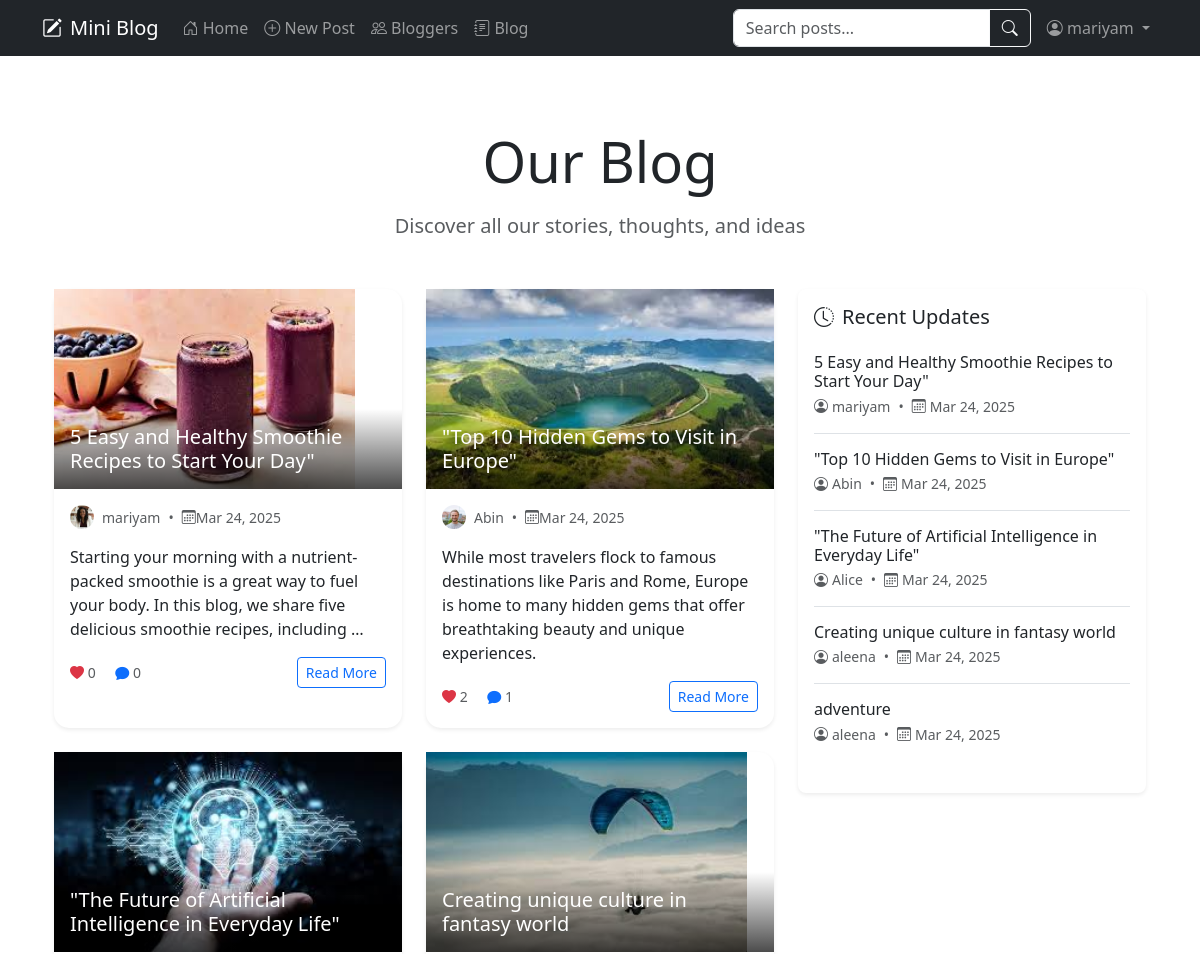
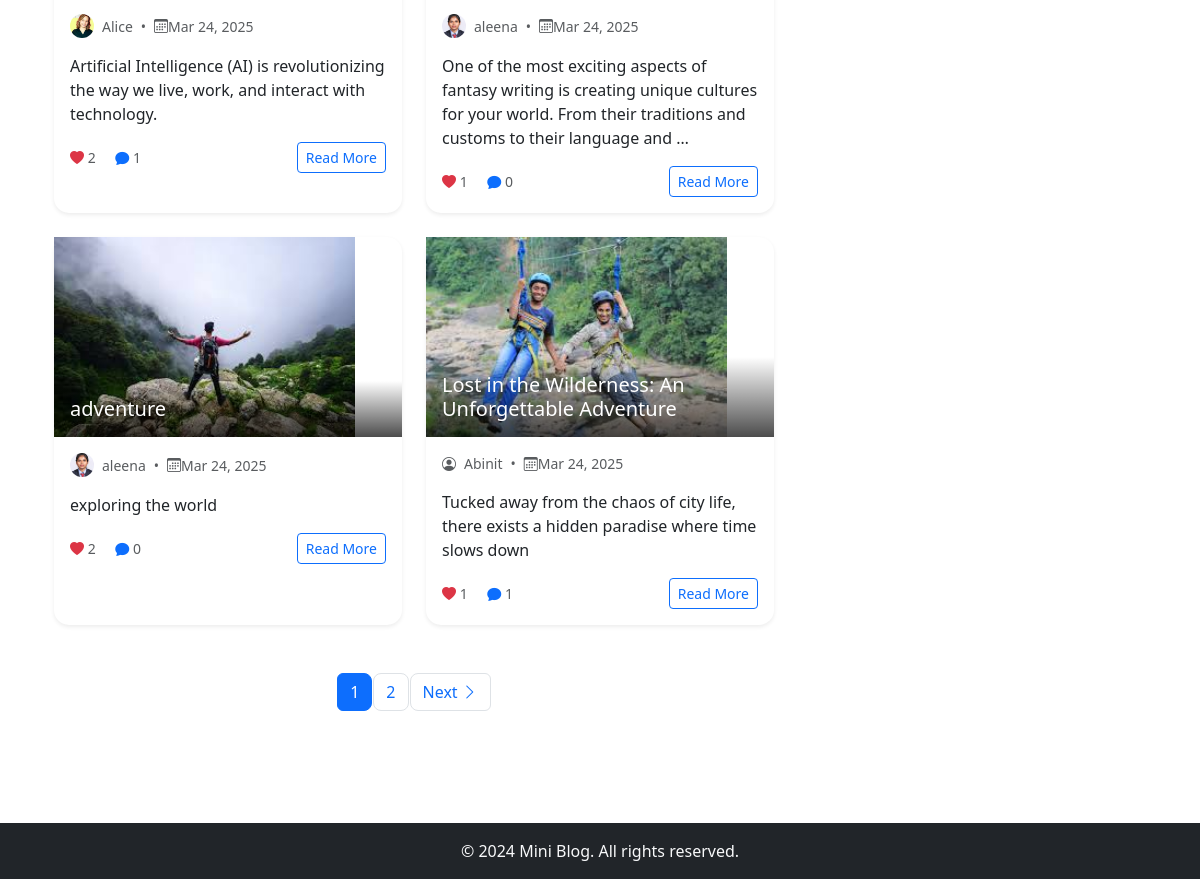
The app's page /blog/ (signed in) with its own data (2 pictures, top to bottom).
### blog/models.py (models this page shows, shortened)
class Post(models.Model):
    title = models.CharField(max_length=200)
    slug = models.SlugField(unique=True, blank=True)
    content = RichTextField()
    author = models.ForeignKey(User, on_delete=models.CASCADE)
    created_date = models.DateTimeField(auto_now_add=True)
    updated_date = models.DateTimeField(auto_now=True)
    image = models.ImageField(upload_to='blog_images/', blank=True, null=True)
    tags = TaggableManager()
    likes = models.ManyToManyField(User, related_name='blog_posts')
    total_likes = models.IntegerField(default=0)
    def total_likes(self):
        return self.likes.count()
    class Meta:
        ordering = ['-created_date']

class UserProfile(models.Model):
    user = models.OneToOneField(User, on_delete=models.CASCADE)
    bio = models.TextField(max_length=500, blank=True)
    profile_pic = models.ImageField(upload_to='profile_pics', default='default.jpg')

### blog/views.py (the view)
# urls.py: path('blog/', views.BlogListView.as_view(), name='blog'),
class BlogListView(ListView):
    model = Post
    template_name = 'blog/blog_list.html'
    context_object_name = 'posts'
    paginate_by = 6
    ordering = ['-created_date']
    def get_context_data(self, **kwargs):
        context = super().get_context_data(**kwargs)
        context['recent_posts'] = Post.objects.order_by('-created_date')[:5]
        return context

### blog/templates/blog/blog_list.html (shortened to what this page needs)
{% extends 'blog/base.html' %}
{% load static %}
{% block content %}
<div class="container py-5">
    <div class="text-center mb-5">
        <h1 class="display-4 mb-3">Our Blog</h1>
        <p class="lead text-muted">Discover all our stories, thoughts, and ideas</p>
    </div>
    <div class="row">
        <div class="col-lg-8">
            {% if posts %}
                <div class="row row-cols-1 row-cols-md-2 g-4">
                    {% for post in posts %}
                    <div class="col">
                        <article class="card h-100 border-0 shadow-sm hover-card">
                            {% if post.image %}
                            <div class="card-img-top position-relative">
                                <img src="{{ post.image.url }}" alt="{{ post.title }}" class="img-fluid" style="height: 200px; object-fit: cover;">
                                <div class="position-absolute bottom-0 start-0 p-3 w-100" style="background: linear-gradient(transparent, rgba(0,0,0,0.7));">
                                    <h5 class="card-title mb-0">
                                        <a href="{% url 'post_detail' post.slug %}" class="text-white text-decoration-none">{{ post.title }}</a>
                                    </h5>
                                </div>
                            </div>
                            {% else %}
                            <div class="card-body">
                                <h5 class="card-title">
                                    <a href="{% url 'post_detail' post.slug %}" class="text-decoration-none text-dark">{{ post.title }}</a>
                                </h5>
                            {% endif %}
                                <div class="card-body">
                                    <div class="mb-3 text-muted small">
                                        <div class="d-flex align-items-center">
                                            {% if post.author.userprofile.profile_pic %}
                                                <img src="{{ post.author.userprofile.profile_pic.url }}" class="rounded-circle me-2" width="24" height="24" style="object-fit: cover;">
                                            {% else %}
                                                <i class="bi bi-person-circle me-2"></i>
                                            {% endif %}
                                            {{ post.author }}
                                            <span class="mx-2">•</span>
                                            <i class="bi bi-calendar3"></i> {{ post.created_date|date:"M d, Y" }}
                                        </div>
                                    </div>
                                    <p class="card-text">{{ post.content|safe|truncatewords:25 }}</p>
                                    <div class="d-flex justify-content-between align-items-center">
                                        <div class="stats small text-muted">
                                            <span><i class="bi bi-heart-fill text-danger"></i> {{ post.total_likes }}</span>
                                            <span class="ms-3"><i class="bi bi-chat-fill text-primary"></i> {{ post.comments.count }}</span>
                                        </div>
                                        <a href="{% url 'post_detail' post.slug %}" class="btn btn-sm btn-outline-primary">Read More</a>
                                    </div>
                                </div>
                        </article>
                    </div>
                    {% endfor %}
                </div>
                {% if is_paginated %}
                <nav class="mt-5" aria-label="Page navigation">
                    <ul class="pagination justify-content-center">
                        {% for num in page_obj.paginator.page_range %}
                        <li class="page-item {% if page_obj.number == num %}active{% endif %}">
                            <a class="page-link" href="?page={{ num }}">{{ num }}</a>
                        </li>
                        {% endfor %}
                        {% if page_obj.has_next %}
                        <li class="page-item">
                            <a class="page-link" href="?page={{ page_obj.next_page_number }}">
                                Next <i class="bi bi-chevron-right"></i>
                            </a>
                        </li>
                        {% endif %}
                    </ul>
                </nav>
                {% endif %}
            {% else %}
                <div class="text-center py-5">
                    <i class="bi bi-journal-text display-1 text-muted mb-3"></i>
                    <h3>No Posts Available</h3>
                    <p class="text-muted">Check back later for new content!</p>
                </div>
            {% endif %}
        </div>
        <div class="col-lg-4">
            <div class="position-sticky" style="top: 2rem;">
                <div class="card border-0 shadow-sm rounded-3">
                    <div class="card-body">
                        <h5 class="card-title d-flex align-items-center mb-4">
                            <i class="bi bi-clock-history me-2"></i>
                            Recent Updates
                        </h5>
                        {% for post in recent_posts %}
                        <div class="recent-post mb-3 pb-3 {% if not forloop.last %}border-bottom{% endif %}">
                            <a href="{% url 'post_detail' post.slug %}" class="text-decoration-none">
                                <h6 class="mb-1 text-dark hover-title">{{ post.title }}</h6>
                            </a>
                            <div class="d-flex align-items-center text-muted small">
                                <i class="bi bi-person-circle me-1"></i>
                                <span>{{ post.author }}</span>
                                <span class="mx-2">•</span>
                                <i class="bi bi-calendar3 me-1"></i>
                                <span>{{ post.created_date|date:"M d, Y" }}</span>
                            </div>
                        </div>
                        {% empty %}
                        <p class="text-muted">No recent posts</p>
                        {% endfor %}
                    </div>
                </div>
            </div>
        </div>
    </div>
</div>
{% endblock %}

### blog/templates/blog/base.html (shortened to what this page needs)
<!DOCTYPE html>
<html lang="en">
<head>
    <link href="https://cdn.jsdelivr.net/npm/bootstrap@5.3.0/dist/css/bootstrap.min.css" rel="stylesheet">
    <link rel="stylesheet" href="https://cdn.jsdelivr.net/npm/bootstrap-icons@1.7.2/font/bootstrap-icons.css">
</head>
<body>
    <nav class="navbar navbar-expand-lg navbar-dark bg-dark mb-4">
        <div class="container">
            <a class="navbar-brand d-flex align-items-center" href="{% url 'home' %}">
                <i class="bi bi-pencil-square me-2"></i>
                Mini Blog
            </a>
            <div class="collapse navbar-collapse" id="navbarNav">
                <ul class="navbar-nav me-auto">
                    <li class="nav-item">
                        <a class="nav-link" href="{% url 'home' %}">
                            <i class="bi bi-house-door"></i> Home
                        </a>
                    </li>
                    {% if user.is_authenticated %}
                    <li class="nav-item">
                        <a class="nav-link" href="{% url 'post_create' %}">
                            <i class="bi bi-plus-circle"></i> New Post
                        </a>
                    </li>
                    <li class="nav-item">
                        <a class="nav-link" href="{% url 'bloggers' %}">
                            <i class="bi bi-people"></i> Bloggers
                        </a>
                    </li>
                    {% endif %}
                    <li class="nav-item">
                        <a class="nav-link" href="{% url 'blog' %}">
                            <i class="bi bi-journal-text"></i> Blog
                        </a>
                    </li>
                </ul>
                <form class="d-flex me-2" action="{% url 'post_search' %}" method="get">
                    <div class="input-group">
                        <input class="form-control" type="search" name="q" placeholder="Search posts..." aria-label="Search">
                        <button class="btn btn-outline-light" type="submit">
                            <i class="bi bi-search"></i>
                        </button>
                    </div>
                </form>
                <ul class="navbar-nav">
                    {% if user.is_authenticated %}
                    <li class="nav-item dropdown">
                        <a class="nav-link dropdown-toggle" href="#" id="userDropdown" role="button" data-bs-toggle="dropdown">
                            <i class="bi bi-person-circle"></i> {{ user.username }}
                        </a>
                    </li>
                    {% endif %}
                </ul>
            </div>
        </div>
    </nav>
    <div class="container">
        {% block content %}
        {% endblock %}
    </div>
    <footer class="bg-dark text-light mt-5 py-3">
        <div class="container text-center">
            <p class="mb-0">&copy; 2024 Mini Blog. All rights reserved.</p>
        </div>
    </footer>
</body>
</html>

### blog/templates/blog/blog_list.html (style rules this page uses)
.hover-card { transition: transform 0.3s ease; }
.card { border-radius: 15px; }
.page-link { border-radius: 8px; margin: 0 2px; }

### records on screen
Post: image (picture), title "5 Easy and Healthy Smoothie Recipes to Start Your Day\"", author.userprofile.profile_pic (picture), author "mariyam", created_date "Mar 24, 2025", content "Starting your morning with a nutrient-packed smoothie is a great way to fuel your body. In this blog, we share five delicious smoothie recipes, including …", total_likes "0", comments.count "0"
Post: image (picture), title "\"Top 10 Hidden Gems to Visit in Europe\"", author.userprofile.profile_pic (picture), author "Abin", created_date "Mar 24, 2025", content "While most travelers flock to famous destinations like Paris and Rome, Europe is home to many hidden gems that offer breathtaking beauty and unique experiences.", total_likes "2", comments.count "1"
Post: image (picture), title "\"The Future of Artificial Intelligence in Everyday Life\"", author.userprofile.profile_pic (picture), author "Alice", created_date "Mar 24, 2025", content "Artificial Intelligence (AI) is revolutionizing the way we live, work, and interact with technology.", total_likes "2", comments.count "1"
Post: image (picture), title "Creating unique culture in fantasy world", author.userprofile.profile_pic (picture), author "aleena", created_date "Mar 24, 2025", content "One of the most exciting aspects of fantasy writing is creating unique cultures for your world. From their traditions and customs to their language and …", total_likes "1", comments.count "0"
Post: image (picture), title "adventure", author.userprofile.profile_pic (picture), author "aleena", created_date "Mar 24, 2025", content "exploring the world", total_likes "2", comments.count "0"
Post: image (picture), title "Lost in the Wilderness: An Unforgettable Adventure", author "Abinit", created_date "Mar 24, 2025", content "Tucked away from the chaos of city life, there exists a hidden paradise where time slows down", total_likes "1", comments.count "1"

### other values on screen
{{ user.username }} "mariyam"
{{ num }} "1" "2"
